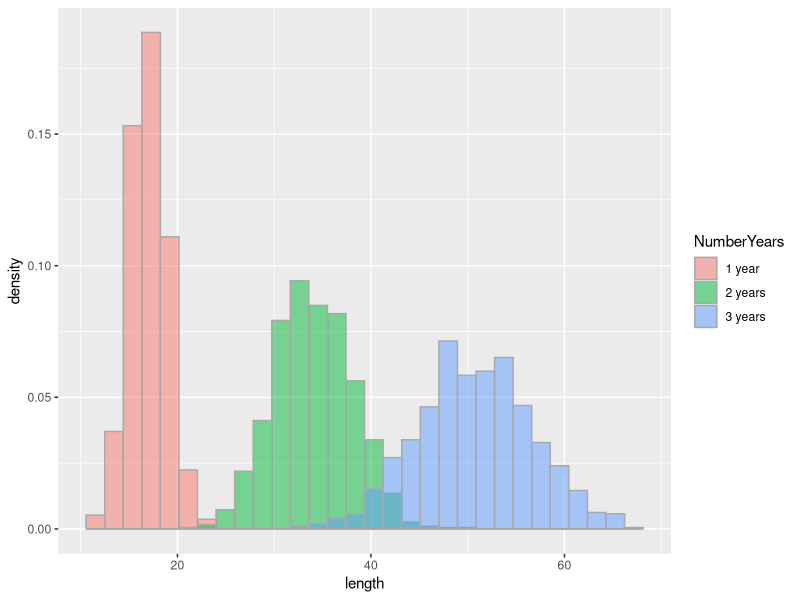
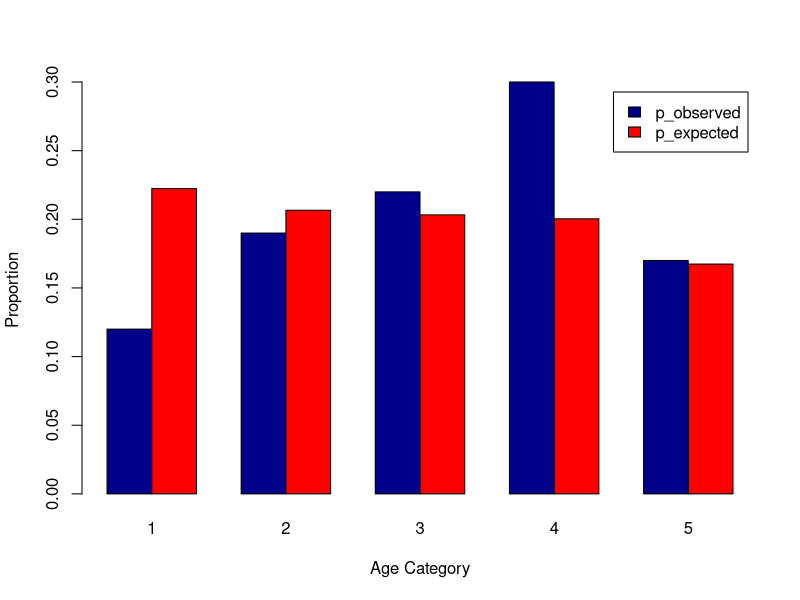
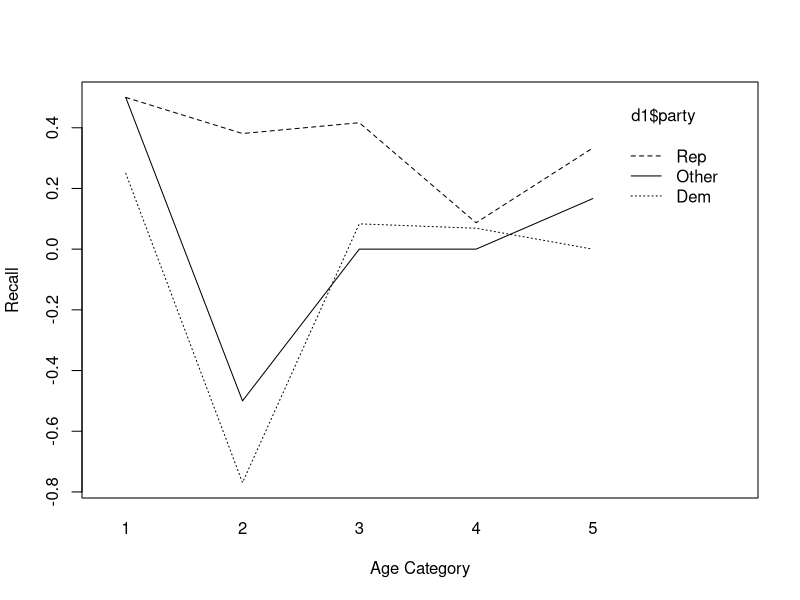

Reproduce these figures in R, in order.
## ---- chunk 1
deaths = c(11, 15, 15, 16, 25, 20)
m_deaths = mean(deaths)
s_deaths = sd(deaths)
var_deaths = var(deaths)
var_deaths_v2 = s_deaths^2
## ---- chunk 2
n = length(deaths)
se_deaths = s_deaths/(sqrt(n))
## ---- chunk 3
k = 1
year1 <- data.frame(length = rnorm(1000, mean = m_deaths*k, se_deaths*k))
k = 2
year2 <- data.frame(length = rnorm(1000, mean = m_deaths*k, se_deaths*k))
k = 3
year3 <- data.frame(length = rnorm(1000, mean = m_deaths*k, se_deaths*k))
## ---- chunk 4
#Now, combine your two dataframes into one.  First make a new column in each.
year1$NumberYears <- '1 year'
year2$NumberYears <- '2 years'
year3$NumberYears <- '3 years'

#and combine into your new data frame all_years
all_years <- rbind(year1, year2, year3)

library(ggplot2)
#now make your histogram
ggplot(all_years, aes(length, fill = NumberYears)) + geom_histogram(alpha = 0.5, colour = "darkgray", aes(y = ..density..), position = 'identity')
## ---- chunk 5
# load in data
d0 = read.csv('earlydeaths.csv')
str(d0)
summary(d0)
## ---- chunk 6
levels(d0$cause)
levels(d0$cause)[1] = 'Maltreat'
levels(d0$cause)[2] = 'Non-Maltr'
levels(d0$cause)
## ---- chunk 7
# Print the table
print(table(d0$cause, d0$time))

# Print table with margins, like in hw
tx = addmargins(table(d0$cause, d0$time, dnn=c('Cause','Time')))
print(tx)
## ---- chunk 8
# Print the table summary (i.e., chi-squared contingency test)
rs1 = summary(table(d0$cause, d0$time))
print(rs1)

# access variables from this output "object"
chisq = rs1$statistic
df = rs1$parameter
pval = rs1$p.value
## ---- chunk 9
census_pop = c(72.3, 46.5, 43.2, 42.5, 41.9, 35)
## ---- chunk 10
pop_Over18 = sum(census_pop) - census_pop[1]
## ---- chunk 11
p_likelyvoters = census_pop[2:6]/pop_Over18
## ---- chunk 12
d1 = read.csv('fieldsimul1.csv')
str(d1)
summary(d1)
## ---- chunk 13
d1$agecat0 = findInterval(d1$age, c(30,40,50,66))
d1$agecat0 = d1$agecat0 + 1     # group 1 starts at 1
d1$agecat0 = factor(d1$agecat0) # convert to categorical var
head(d1)
## ---- chunk 14
rs4 = chisq.test(table(d1$agecat0), p = p_likelyvoters, simulate.p.value = FALSE)
print(rs4)

# Note this format also gives the same results:
rs4_v2 = chisq.test(table(d1$agecat0), p = census_pop[2:6], rescale.p = TRUE, simulate.p.value = FALSE)
print(rs4_v2)
## ---- chunk 15
p_observed = table(d1$agecat0)/length(d1$agecat0)
p_expected = p_likelyvoters

df_cat =rbind(p_observed, p_expected)
barplot(df_cat, col=c("darkblue","red"), xlab = ('Age Category'),
ylab = 'Proportion', legend = rownames(df_cat), beside=TRUE)
## ---- chunk 16
d1$party = factor(d1$party)
levels(d1$party) = c('Dem', 'Rep', 'Other')

d1$recall = factor(d1$recall)
levels(d1$recall) = c('Yes', 'No', 'Unsure')

head(d1)
## ---- chunk 17
table(d1$recall, d1$party)

# Print table with margins
tx = addmargins(table(d1$recall, d1$party, dnn=c('Recall','Party')))
print(tx)

# Run chi-squared test
rs5 = chisq.test(table(d1$recall, d1$party))
print(rs5)
## ---- chunk 18
d3 = d1[d1$recall != 'Unsure',]
str(d3) # note the 3 levels of recall still!
d3$recall = factor(d3$recall)

rs6 = chisq.test(table(d3$recall, d3$party))
print(rs6)
## ---- chunk 19
d1$recallq = as.numeric(d1$recall)
d1$recallq = 1*as.numeric(d1$recallq==1) + (-1)*as.numeric(d1$recallq==2) + 0*as.numeric(d1$recallq==3)

summary(d1)
## ---- chunk 20
interaction.plot(d1$agecat0, d1$party, d1$recallq,
                 xlab = 'Age Category', ylab = 'Recall')
## ---- chunk 21
str(d1)

# additive model
rs_add = lm(recallq ~ agecat0 + party, data = d1)
summary(rs_add)

# interactive model
rs_inter = lm(recallq ~ agecat0 * party, data = d1)
summary(rs_inter)

# quadratic trend of age?
d1$agecat0 = as.numeric(d1$agecat0)
str(d1)

# additive model w/quadratic effect of age category
rs_add_polyage = lm(recallq ~ poly(agecat0, 2) + party, data = d1)
summary(rs_add_polyage)

# interactive model w/quadratic effect of age category
rs_inter_polyage = lm(recallq ~ poly(agecat0, 2) * party, data = d1)
summary(rs_inter_polyage)
